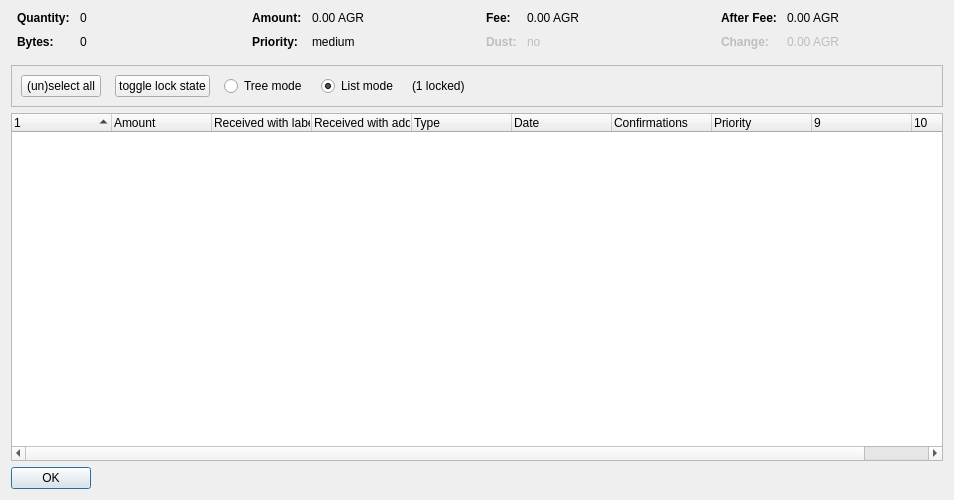
<?xml version="1.0" encoding="UTF-8"?>
<ui version="4.0">
 <class>CoinControlDialog</class>
 <widget class="QDialog" name="CoinControlDialog">
  <property name="geometry">
   <rect>
    <x>0</x>
    <y>0</y>
    <width>954</width>
    <height>500</height>
   </rect>
  </property>
  <property name="windowTitle">
   <string>Coin Selection</string>
  </property>
  <layout class="QVBoxLayout" name="verticalLayout">
   <item>
    <layout class="QHBoxLayout" name="horizontalLayoutTop" stretch="0,0,0,0">
     <property name="topMargin">
      <number>0</number>
     </property>
     <property name="bottomMargin">
      <number>10</number>
     </property>
     <item>
      <layout class="QFormLayout" name="formLayoutCoinControl1">
       <property name="horizontalSpacing">
        <number>10</number>
       </property>
       <property name="verticalSpacing">
        <number>10</number>
       </property>
       <property name="leftMargin">
        <number>6</number>
       </property>
       <property name="rightMargin">
        <number>6</number>
       </property>
       <item row="0" column="0">
        <widget class="QLabel" name="labelCoinControlQuantityText">
         <property name="font">
          <font>
           <weight>75</weight>
           <bold>true</bold>
          </font>
         </property>
         <property name="text">
          <string>Quantity:</string>
         </property>
        </widget>
       </item>
       <item row="0" column="1">
        <widget class="QLabel" name="labelCoinControlQuantity">
         <property name="cursor">
          <cursorShape>IBeamCursor</cursorShape>
         </property>
         <property name="contextMenuPolicy">
          <enum>Qt::ActionsContextMenu</enum>
         </property>
         <property name="text">
          <string notr="true">0</string>
         </property>
         <property name="textInteractionFlags">
          <set>Qt::LinksAccessibleByMouse|Qt::TextSelectableByKeyboard|Qt::TextSelectableByMouse</set>
         </property>
        </widget>
       </item>
       <item row="1" column="0">
        <widget class="QLabel" name="labelCoinControlBytesText">
         <property name="font">
          <font>
           <weight>75</weight>
           <bold>true</bold>
          </font>
         </property>
         <property name="text">
          <string>Bytes:</string>
         </property>
        </widget>
       </item>
       <item row="1" column="1">
        <widget class="QLabel" name="labelCoinControlBytes">
         <property name="cursor">
          <cursorShape>IBeamCursor</cursorShape>
         </property>
         <property name="contextMenuPolicy">
          <enum>Qt::ActionsContextMenu</enum>
         </property>
         <property name="text">
          <string notr="true">0</string>
         </property>
         <property name="textInteractionFlags">
          <set>Qt::LinksAccessibleByMouse|Qt::TextSelectableByKeyboard|Qt::TextSelectableByMouse</set>
         </property>
        </widget>
       </item>
      </layout>
     </item>
     <item>
      <layout class="QFormLayout" name="formLayoutCoinControl2">
       <property name="horizontalSpacing">
        <number>10</number>
       </property>
       <property name="verticalSpacing">
        <number>10</number>
       </property>
       <property name="leftMargin">
        <number>6</number>
       </property>
       <property name="rightMargin">
        <number>6</number>
       </property>
       <item row="0" column="0">
        <widget class="QLabel" name="labelCoinControlAmountText">
         <property name="font">
          <font>
           <weight>75</weight>
           <bold>true</bold>
          </font>
         </property>
         <property name="text">
          <string>Amount:</string>
         </property>
        </widget>
       </item>
       <item row="0" column="1">
        <widget class="QLabel" name="labelCoinControlAmount">
         <property name="cursor">
          <cursorShape>IBeamCursor</cursorShape>
         </property>
         <property name="contextMenuPolicy">
          <enum>Qt::ActionsContextMenu</enum>
         </property>
         <property name="text">
          <string notr="true">0.00 AGR</string>
         </property>
         <property name="textInteractionFlags">
          <set>Qt::LinksAccessibleByMouse|Qt::TextSelectableByKeyboard|Qt::TextSelectableByMouse</set>
         </property>
        </widget>
       </item>
       <item row="1" column="0">
        <widget class="QLabel" name="labelCoinControlPriorityText">
         <property name="font">
          <font>
           <weight>75</weight>
           <bold>true</bold>
          </font>
         </property>
         <property name="text">
          <string>Priority:</string>
         </property>
        </widget>
       </item>
       <item row="1" column="1">
        <widget class="QLabel" name="labelCoinControlPriority">
         <property name="cursor">
          <cursorShape>IBeamCursor</cursorShape>
         </property>
         <property name="contextMenuPolicy">
          <enum>Qt::ActionsContextMenu</enum>
         </property>
         <property name="text">
          <string>medium</string>
         </property>
         <property name="textInteractionFlags">
          <set>Qt::LinksAccessibleByMouse|Qt::TextSelectableByKeyboard|Qt::TextSelectableByMouse</set>
         </property>
        </widget>
       </item>
      </layout>
     </item>
     <item>
      <layout class="QFormLayout" name="formLayoutCoinControl3">
       <property name="horizontalSpacing">
        <number>10</number>
       </property>
       <property name="verticalSpacing">
        <number>10</number>
       </property>
       <property name="leftMargin">
        <number>6</number>
       </property>
       <property name="rightMargin">
        <number>6</number>
       </property>
       <item row="0" column="0">
        <widget class="QLabel" name="labelCoinControlFeeText">
         <property name="font">
          <font>
           <weight>75</weight>
           <bold>true</bold>
          </font>
         </property>
         <property name="text">
          <string>Fee:</string>
         </property>
        </widget>
       </item>
       <item row="0" column="1">
        <widget class="QLabel" name="labelCoinControlFee">
         <property name="cursor">
          <cursorShape>IBeamCursor</cursorShape>
         </property>
         <property name="contextMenuPolicy">
          <enum>Qt::ActionsContextMenu</enum>
         </property>
         <property name="text">
          <string notr="true">0.00 AGR</string>
         </property>
         <property name="textInteractionFlags">
          <set>Qt::LinksAccessibleByMouse|Qt::TextSelectableByKeyboard|Qt::TextSelectableByMouse</set>
         </property>
        </widget>
       </item>
       <item row="1" column="0">
        <widget class="QLabel" name="labelCoinControlLowOutputText">
         <property name="enabled">
          <bool>false</bool>
         </property>
         <property name="font">
          <font>
           <weight>75</weight>
           <bold>true</bold>
          </font>
         </property>
         <property name="text">
          <string>Dust:</string>
         </property>
        </widget>
       </item>
       <item row="1" column="1">
        <widget class="QLabel" name="labelCoinControlLowOutput">
         <property name="enabled">
          <bool>false</bool>
         </property>
         <property name="cursor">
          <cursorShape>IBeamCursor</cursorShape>
         </property>
         <property name="contextMenuPolicy">
          <enum>Qt::ActionsContextMenu</enum>
         </property>
         <property name="text">
          <string>no</string>
         </property>
         <property name="textInteractionFlags">
          <set>Qt::LinksAccessibleByMouse|Qt::TextSelectableByKeyboard|Qt::TextSelectableByMouse</set>
         </property>
        </widget>
       </item>
      </layout>
     </item>
     <item>
      <layout class="QFormLayout" name="formLayoutCoinControl4">
       <property name="horizontalSpacing">
        <number>10</number>
       </property>
       <property name="verticalSpacing">
        <number>10</number>
       </property>
       <property name="leftMargin">
        <number>6</number>
       </property>
       <property name="rightMargin">
        <number>6</number>
       </property>
       <item row="0" column="0">
        <widget class="QLabel" name="labelCoinControlAfterFeeText">
         <property name="font">
          <font>
           <weight>75</weight>
           <bold>true</bold>
          </font>
         </property>
         <property name="text">
          <string>After Fee:</string>
         </property>
        </widget>
       </item>
       <item row="0" column="1">
        <widget class="QLabel" name="labelCoinControlAfterFee">
         <property name="cursor">
          <cursorShape>IBeamCursor</cursorShape>
         </property>
         <property name="contextMenuPolicy">
          <enum>Qt::ActionsContextMenu</enum>
         </property>
         <property name="text">
          <string notr="true">0.00 AGR</string>
         </property>
         <property name="textInteractionFlags">
          <set>Qt::LinksAccessibleByMouse|Qt::TextSelectableByKeyboard|Qt::TextSelectableByMouse</set>
         </property>
        </widget>
       </item>
       <item row="1" column="0">
        <widget class="QLabel" name="labelCoinControlChangeText">
         <property name="enabled">
          <bool>false</bool>
         </property>
         <property name="font">
          <font>
           <weight>75</weight>
           <bold>true</bold>
          </font>
         </property>
         <property name="text">
          <string>Change:</string>
         </property>
        </widget>
       </item>
       <item row="1" column="1">
        <widget class="QLabel" name="labelCoinControlChange">
         <property name="enabled">
          <bool>false</bool>
         </property>
         <property name="cursor">
          <cursorShape>IBeamCursor</cursorShape>
         </property>
         <property name="contextMenuPolicy">
          <enum>Qt::ActionsContextMenu</enum>
         </property>
         <property name="text">
          <string notr="true">0.00 AGR</string>
         </property>
         <property name="textInteractionFlags">
          <set>Qt::LinksAccessibleByMouse|Qt::TextSelectableByKeyboard|Qt::TextSelectableByMouse</set>
         </property>
        </widget>
       </item>
      </layout>
     </item>
    </layout>
   </item>
   <item>
    <widget class="QFrame" name="frame">
     <property name="minimumSize">
      <size>
       <width>0</width>
       <height>40</height>
      </size>
     </property>
     <property name="frameShape">
      <enum>QFrame::StyledPanel</enum>
     </property>
     <property name="frameShadow">
      <enum>QFrame::Sunken</enum>
     </property>
     <layout class="QHBoxLayout" name="horizontalLayout">
      <item>
       <layout class="QHBoxLayout" name="horizontalLayoutPanel" stretch="0,0,0,0,0,0">
        <property name="spacing">
         <number>14</number>
        </property>
        <item>
         <widget class="QPushButton" name="pushButtonSelectAll">
          <property name="sizePolicy">
           <sizepolicy hsizetype="Maximum" vsizetype="Fixed">
            <horstretch>0</horstretch>
            <verstretch>0</verstretch>
           </sizepolicy>
          </property>
          <property name="text">
           <string>(un)select all</string>
          </property>
          <property name="autoDefault">
           <bool>false</bool>
          </property>
         </widget>
        </item>
        <item>
         <widget class="QPushButton" name="pushButtonToggleLock">
          <property name="sizePolicy">
           <sizepolicy hsizetype="Maximum" vsizetype="Fixed">
            <horstretch>0</horstretch>
            <verstretch>0</verstretch>
           </sizepolicy>
          </property>
          <property name="text">
           <string>toggle lock state</string>
          </property>
          <property name="autoDefault">
           <bool>false</bool>
          </property>
         </widget>
        </item>
        <item>
         <widget class="QRadioButton" name="radioTreeMode">
          <property name="sizePolicy">
           <sizepolicy hsizetype="Maximum" vsizetype="Fixed">
            <horstretch>0</horstretch>
            <verstretch>0</verstretch>
           </sizepolicy>
          </property>
          <property name="text">
           <string>Tree mode</string>
          </property>
         </widget>
        </item>
        <item>
         <widget class="QRadioButton" name="radioListMode">
          <property name="sizePolicy">
           <sizepolicy hsizetype="Maximum" vsizetype="Fixed">
            <horstretch>0</horstretch>
            <verstretch>0</verstretch>
           </sizepolicy>
          </property>
          <property name="text">
           <string>List mode</string>
          </property>
          <property name="checked">
           <bool>true</bool>
          </property>
         </widget>
        </item>
        <item>
         <widget class="QLabel" name="labelLocked">
          <property name="text">
           <string>(1 locked)</string>
          </property>
         </widget>
        </item>
        <item>
         <spacer name="horizontalSpacer">
          <property name="orientation">
           <enum>Qt::Horizontal</enum>
          </property>
          <property name="sizeHint" stdset="0">
           <size>
            <width>40</width>
            <height>20</height>
           </size>
          </property>
         </spacer>
        </item>
       </layout>
      </item>
     </layout>
    </widget>
   </item>
   <item>
    <widget class="CoinControlTreeWidget" name="treeWidget">
     <property name="contextMenuPolicy">
      <enum>Qt::CustomContextMenu</enum>
     </property>
     <property name="sortingEnabled">
      <bool>false</bool>
     </property>
     <property name="columnCount">
      <number>10</number>
     </property>
     <attribute name="headerShowSortIndicator" stdset="0">
      <bool>true</bool>
     </attribute>
     <attribute name="headerStretchLastSection">
      <bool>false</bool>
     </attribute>
     <column>
      <property name="text">
       <string/>
      </property>
     </column>
     <column>
      <property name="text">
       <string>Amount</string>
      </property>
     </column>
     <column>
      <property name="text">
       <string>Received with label</string>
      </property>
     </column>
     <column>
      <property name="text">
       <string>Received with address</string>
      </property>
     </column>
     <column>
      <property name="text">
       <string>Type</string>
      </property>
     </column>
     <column>
      <property name="text">
       <string>Date</string>
      </property>
     </column>
     <column>
      <property name="text">
       <string>Confirmations</string>
      </property>
      <property name="toolTip">
       <string>Confirmed</string>
      </property>
     </column>
     <column>
      <property name="text">
       <string>Priority</string>
      </property>
     </column>
     <column>
      <property name="text">
       <string/>
      </property>
     </column>
     <column>
      <property name="text">
       <string/>
      </property>
     </column>
    </widget>
   </item>
   <item>
    <widget class="QDialogButtonBox" name="buttonBox">
     <property name="sizePolicy">
      <sizepolicy hsizetype="Maximum" vsizetype="Fixed">
       <horstretch>0</horstretch>
       <verstretch>0</verstretch>
      </sizepolicy>
     </property>
     <property name="orientation">
      <enum>Qt::Horizontal</enum>
     </property>
     <property name="standardButtons">
      <set>QDialogButtonBox::Ok</set>
     </property>
    </widget>
   </item>
  </layout>
 </widget>
 <customwidgets>
  <customwidget>
   <class>CoinControlTreeWidget</class>
   <extends>QTreeWidget</extends>
   <header>coincontroltreewidget.h</header>
  </customwidget>
 </customwidgets>
 <resources/>
 <connections/>
</ui>
